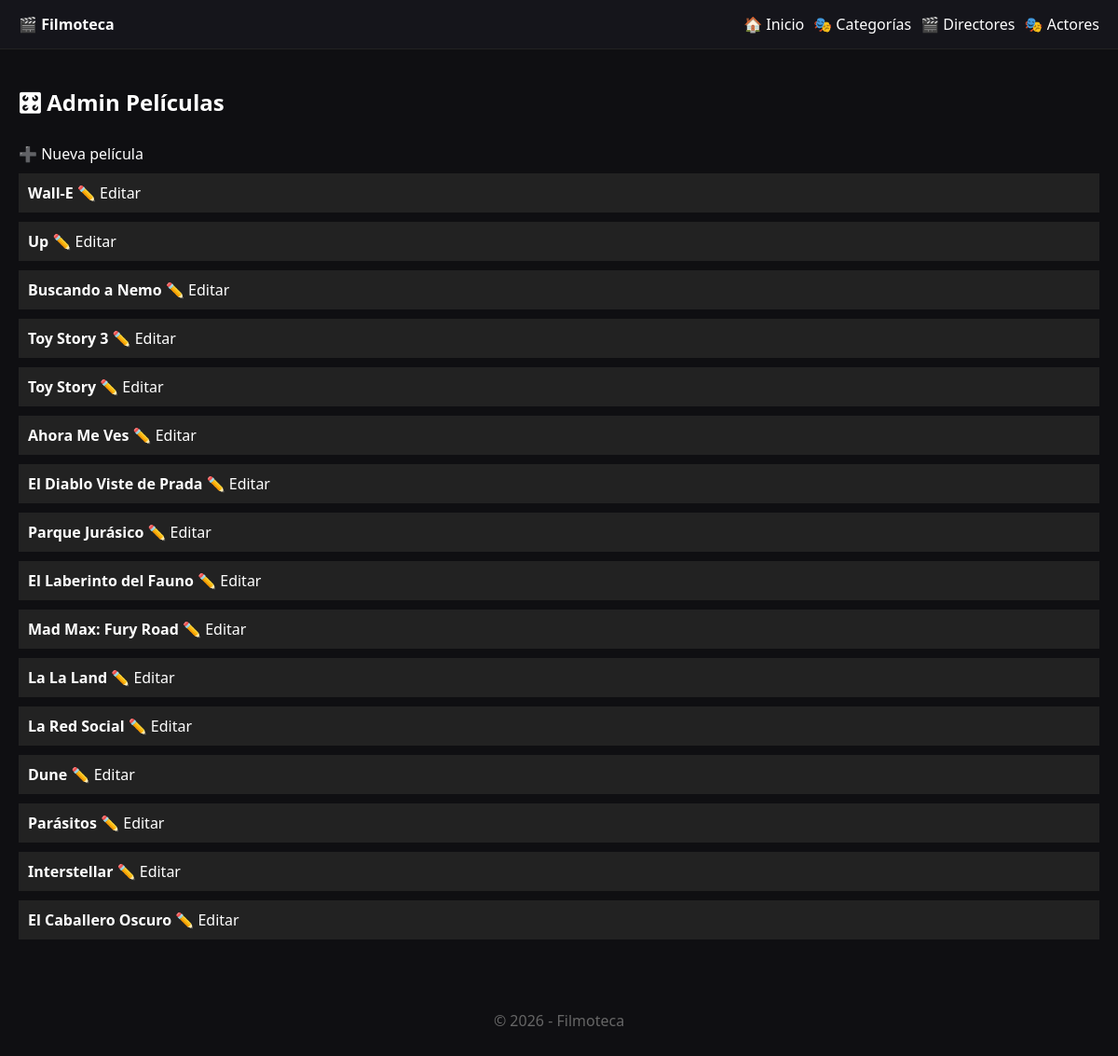
The app's page /admin.php with its own data.
### tables this page shows
CREATE TABLE peliculas (
    id INT AUTO_INCREMENT PRIMARY KEY,
    titulo VARCHAR(255) NOT NULL,
    slug VARCHAR(255) NOT NULL UNIQUE,
    anio YEAR NOT NULL,
    sinopsis TEXT,
    cartel VARCHAR(255),
    director_id INT NOT NULL,

    FOREIGN KEY (director_id) REFERENCES directores(id)
);

### admin.php (the view)
<?php
require "config.php";
require "header.php";
$pelis = $pdo->query("SELECT * FROM peliculas ORDER BY id DESC")->fetchAll();
?>
<h2>🎛 Admin Películas</h2>
<a href="nuevo.php">➕ Nueva película</a>
<?php foreach($pelis as $p): ?>
<div style="margin:10px 0;padding:10px;background:#222">
    <strong><?= $p['titulo'] ?></strong>
    <a href="editar.php?id=<?= $p['id'] ?>">✏️ Editar</a>
</div>
<?php endforeach; ?>
<?php require "../footer.php"; ?>

### assets/style.css (style rules this page uses)
body { margin:0; font-family: system-ui, Arial; background:#0f0f12; color:#fff; }
a { color:inherit; text-decoration:none; }
h2 { margin-top:20px; }

### records on screen
peliculas: titulo "Wall-E"
peliculas: titulo "Up"
peliculas: titulo "Buscando a Nemo"
peliculas: titulo "Toy Story 3"
peliculas: titulo "Toy Story"
peliculas: titulo "Ahora Me Ves"
peliculas: titulo "El Diablo Viste de Prada"
peliculas: titulo "Parque Jurásico"
peliculas: titulo "El Laberinto del Fauno"
peliculas: titulo "Mad Max: Fury Road"
peliculas: titulo "La La Land"
peliculas: titulo "La Red Social"
peliculas: titulo "Dune"
peliculas: titulo "Parásitos"
peliculas: titulo "Interstellar"
peliculas: titulo "El Caballero Oscuro"

### other values on screen
SITE_NAME "Filmoteca"
